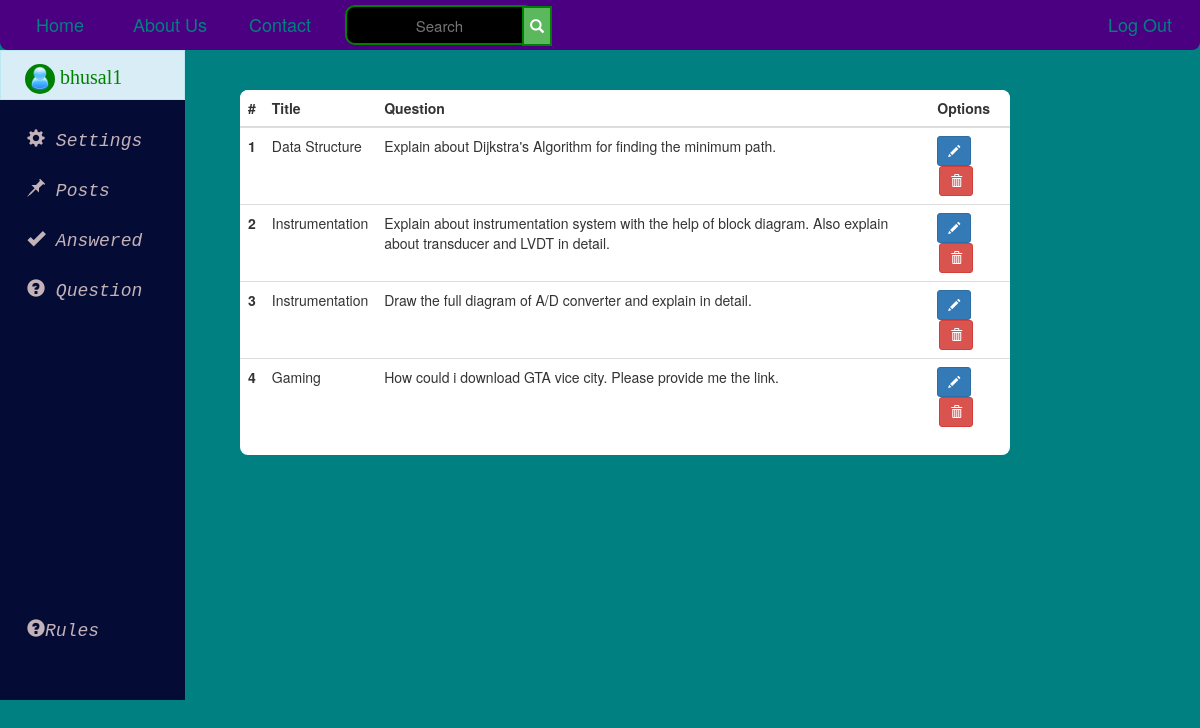
/posts.php (signed in), run on the app's committed database.
### tables this page shows
CREATE TABLE `questions` (
  `id` int(11) NOT NULL,
  `username` text NOT NULL,
  `title` text NOT NULL,
  `question` text NOT NULL,
  `time` timestamp NOT NULL DEFAULT CURRENT_TIMESTAMP
);

### posts.php (the view, shortened to what this page needs)
<!DOCTYPE html>
<html lang="en">
    <head>
        <link href="Bootstrap/css/bootstrap.css" rel="stylesheet" type="text/css"/>
        <link href="style.css" rel="stylesheet" type="text/css"/>
    </head>
    <body style="background: teal;overflow: hidden;margin-top:50px;">
        <div class="row">
            <?php
            include './lognav.php';
            ?>
            <div class="col-xs-4"  style="background: #040C35;width:200px;border:none;
                 height:650px;border-radius: 0px">
            <?php include 'side-nav.php'; ?>
            </div>
              <div class="col-xs-8" style="margin-left: 20px;margin-top: 50px">
             <div style="margin-top:-10px;margin-left: 20px;overflow-y:scroll;max-height:500px;background:white;border-radius: 8px">
            <table class="table table-hover table-responsive" style="background:white;border-radius: 8px;">
                <thead>
                    <tr>
                        <th>#</th>
                        <th>Title</th>
                        <th>Question</th>
                        <th>Options</th>
                    </tr>
                </thead>
                <tbody>
                    <?php
                    $i = 0;
                    $conn =     $conn = new mysqli("localhost", "root", "", "project");
                    $sql = "SELECT * FROM questions";
                    $result = $conn->query($sql);
                    while ($row = $result->fetch_assoc()) {
                        if ($row['username'] == $_SESSION["userid"]) {
                            $i++;
                            echo
                            '<tr>' .
                            '<th scope="row">' . $i . '</th>' .
                            '<td>' . $row['title'] . '</td>' .
                            '<td>' . $row['question'] . '</td>' .
                            '<td>' . '<button class="btn btn-sm btn-primary edit"   id="'.$row['id'].'" ><span class="glyphicon glyphicon-pencil"></span></button>'
                            . '<button style="margin-left:2px" class="btn btn-sm btn-danger delete" id="'.$row['id'].'"><span class="glyphicon glyphicon-trash"></span></button>'
                            . '</td>' .
                            '</tr>';
                        }
                    }
                    ?>
                </tbody>
            </table>
        </div>
              </div>
</html>

### data on the page
questions: title "Data Structure", question "Explain about Dijkstra's Algorithm for finding the minimum path."
questions: title "Instrumentation", question "Explain about instrumentation system with the help of block diagram. Also explain about transducer and LVDT in detail."
questions: title "Instrumentation", question "Draw the full diagram of A/D converter and explain in detail."
questions: title "Gaming", question "How could i download GTA vice city. Please provide me the link."

### other printed values
$_SESSION["userid"] "bhusal1"
